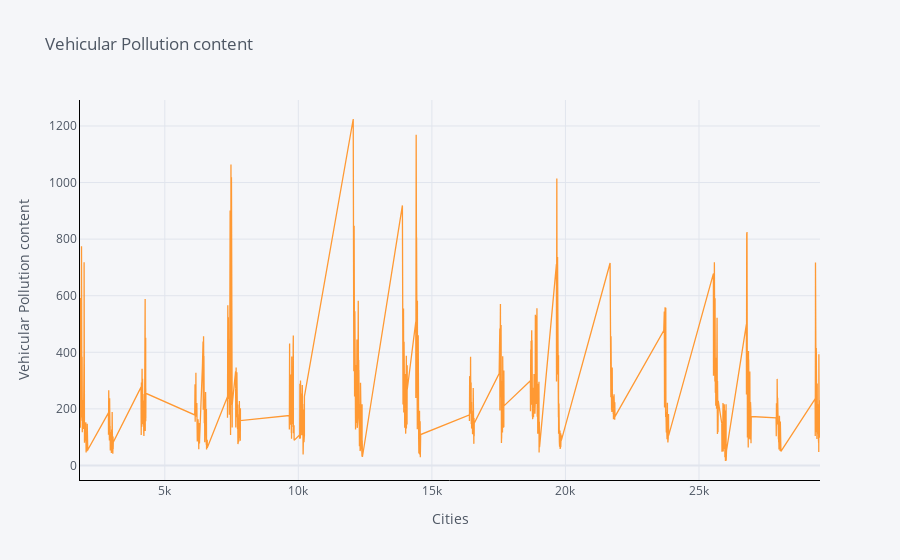
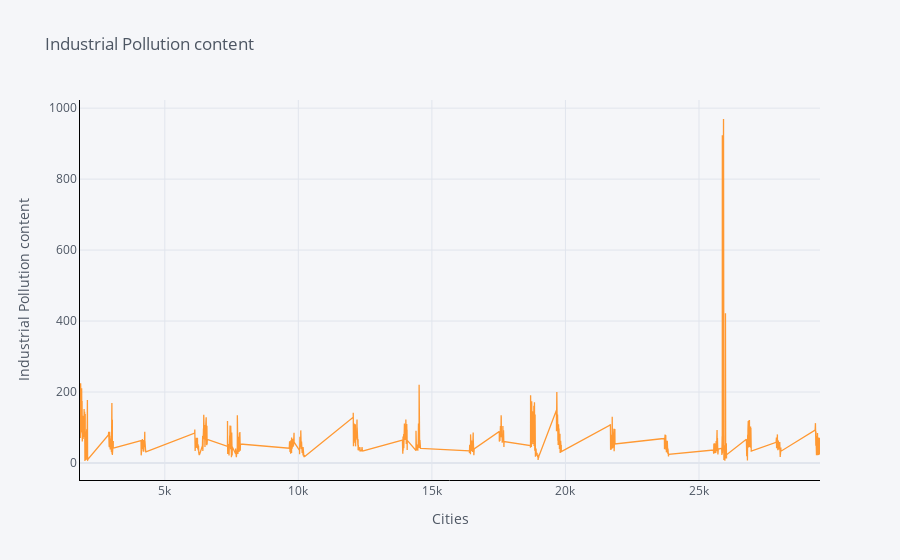

Notebook code for these charts, in order:
### Code cell
def ploting(var):
    df[var].iplot(title=var,xTitle='Cities',yTitle=var, linecolor='black', )
    plt.show()
ploting('Vehicular Pollution content')
ploting('Industrial Pollution content')

### Figure 1 — Plotly figure (JSON) as saved in the notebook; plotly's stock layout.template omitted (floating-point values rounded to 4 significant figures; data arrays with more than 128 entries replaced by an {"elided": "..."} marker saying what was removed)
{"data": [{"line": {"color": "rgba(255, 153, 51, 1.0)", "dash": "solid", "shape": "linear", "width": 1.3}, "mode": "lines", "name": "Vehicular Pollution content", "text": "", "x": {"elided": "4646 int values"}, "y": {"elided": "4646 float values"}, "type": "scatter"}], "layout": {"legend": {"bgcolor": "#F5F6F9", "font": {"color": "#4D5663"}}, "paper_bgcolor": "#F5F6F9", "plot_bgcolor": "#F5F6F9", "title": {"font": {"color": "#4D5663"}, "text": "Vehicular Pollution content"}, "xaxis": {"gridcolor": "#E1E5ED", "linecolor": "black", "showgrid": true, "tickfont": {"color": "#4D5663"}, "title": {"font": {"color": "#4D5663"}, "text": "Cities"}, "zerolinecolor": "#E1E5ED", "type": "linear", "range": [1826, 29530], "autorange": true}, "yaxis": {"gridcolor": "#E1E5ED", "linecolor": "black", "showgrid": true, "tickfont": {"color": "#4D5663"}, "title": {"font": {"color": "#4D5663"}, "text": "Vehicular Pollution content"}, "zerolinecolor": "#E1E5ED", "type": "linear", "range": [-51.37, 1292.0], "autorange": true}, "autosize": true}}

### Figure 2 — Plotly figure (JSON) as saved in the notebook; plotly's stock layout.template omitted (floating-point values rounded to 4 significant figures; data arrays with more than 128 entries replaced by an {"elided": "..."} marker saying what was removed)
{"data": [{"line": {"color": "rgba(255, 153, 51, 1.0)", "dash": "solid", "shape": "linear", "width": 1.3}, "mode": "lines", "name": "Industrial Pollution content", "text": "", "x": {"elided": "4646 int values"}, "y": {"elided": "4646 float values"}, "type": "scatter"}], "layout": {"legend": {"bgcolor": "#F5F6F9", "font": {"color": "#4D5663"}}, "paper_bgcolor": "#F5F6F9", "plot_bgcolor": "#F5F6F9", "title": {"font": {"color": "#4D5663"}, "text": "Industrial Pollution content"}, "xaxis": {"gridcolor": "#E1E5ED", "linecolor": "black", "showgrid": true, "tickfont": {"color": "#4D5663"}, "title": {"font": {"color": "#4D5663"}, "text": "Cities"}, "zerolinecolor": "#E1E5ED", "type": "linear", "range": [1826, 29530], "autorange": true}, "yaxis": {"gridcolor": "#E1E5ED", "linecolor": "black", "showgrid": true, "tickfont": {"color": "#4D5663"}, "title": {"font": {"color": "#4D5663"}, "text": "Industrial Pollution content"}, "zerolinecolor": "#E1E5ED", "type": "linear", "range": [-47.92, 1023.0], "autorange": true}, "autosize": true}}
